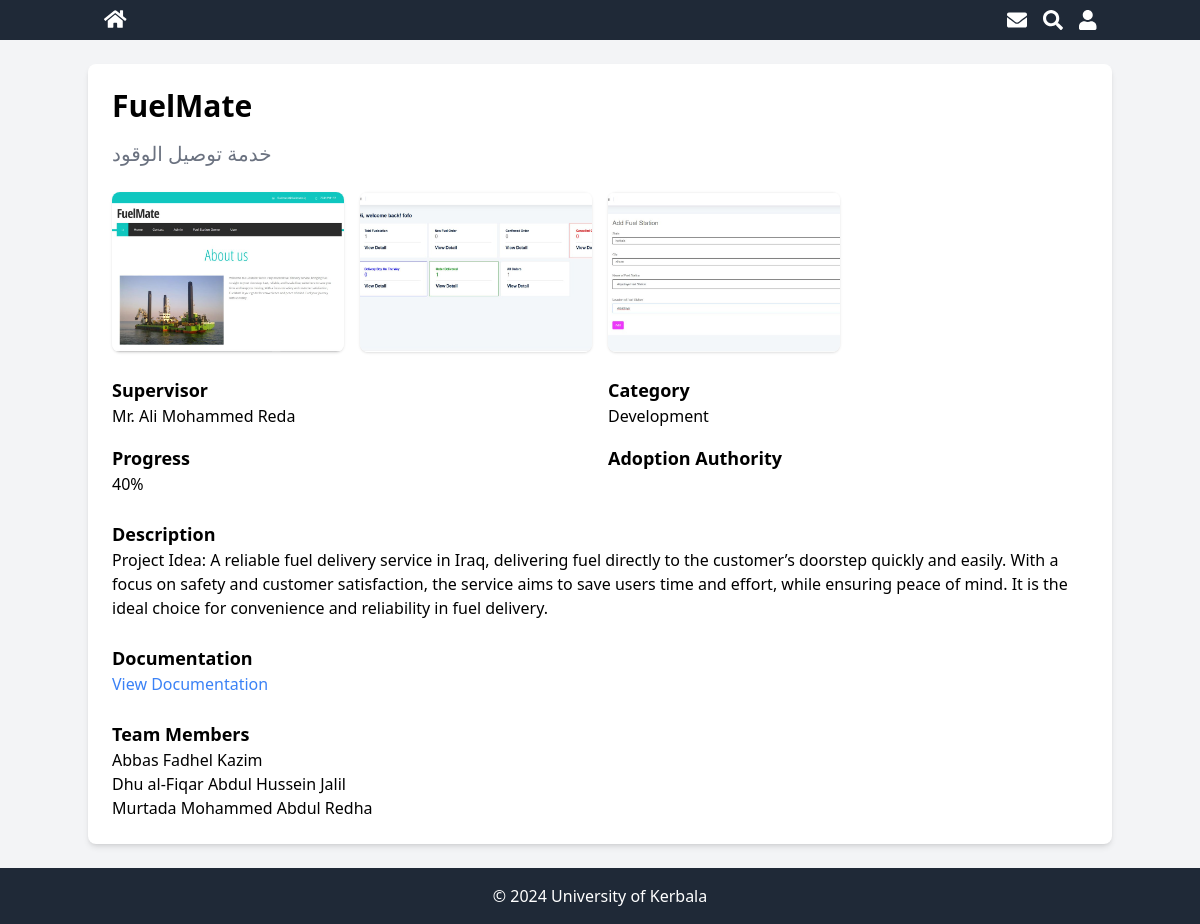
Page /project.php?project_id=29 on the committed database.
### tables this page shows
CREATE TABLE `projects` (
  `project_id` int(11) NOT NULL,
  `title_ar` varchar(50) NOT NULL,
  `title_en` varchar(50) NOT NULL,
  `supervisor` varchar(50) NOT NULL,
  `description` text NOT NULL,
  `progress` int(11) DEFAULT NULL,
  `adoption_authority` varchar(50) DEFAULT NULL,
  `documintation` text DEFAULT NULL,
  `approval` tinyint(1) DEFAULT NULL,
  `members_id` int(11) DEFAULT NULL,
  `images_id` int(11) DEFAULT NULL,
  `user_id` int(11) DEFAULT NULL,
  `cat_id` int(11) DEFAULT NULL
);

CREATE TABLE `images` (
  `images_id` int(11) NOT NULL,
  `image_1` text DEFAULT NULL,
  `image_2` text DEFAULT NULL,
  `image_3` text DEFAULT NULL,
  `image_4` text DEFAULT NULL
);

CREATE TABLE `category` (
  `category_id` int(11) NOT NULL,
  `name` varchar(50) DEFAULT NULL
);

CREATE TABLE `members` (
  `members_id` int(11) NOT NULL,
  `name_1` varchar(200) DEFAULT NULL,
  `name_2` varchar(200) DEFAULT NULL,
  `name_3` varchar(200) DEFAULT NULL,
  `name_4` varchar(200) DEFAULT NULL
);

### project.php (the view, shortened to what this page needs)
<?php
require 'connection.php';
if (isset($_GET['project_id'])) {
    $project_id = $_GET['project_id'];
    $sql = "SELECT project_id, title_en, title_ar, supervisor, description, progress, adoption_authority, documintation,
            members.name_1, members.name_2, members.name_3, members.name_4,
            images.image_1, images.image_2, images.image_3, images.image_4,
            users.first_name, users.last_name, category.name, approval
            FROM projects
            JOIN members ON projects.members_id = members.members_id
            JOIN images ON projects.images_id = images.images_id
            JOIN users ON projects.user_id = users.user_id
            JOIN category ON projects.cat_id = category.category_id
            WHERE projects.project_id = ?";
    $stmt = $conn->prepare($sql);
    $stmt->bind_param("i", $project_id);
    $stmt->execute();
    $result = $stmt->get_result();
    if ($result->num_rows > 0) {
        $project = $result->fetch_assoc();
    } else {
        echo "Project not found.";
        exit;
    }
} else {
    echo "Invalid project.";
    exit;
}
?>
<!DOCTYPE html>
<html lang="en">
<head>
    <link rel="stylesheet" href="https://cdn.jsdelivr.net/npm/tailwindcss@2.2.19/dist/tailwind.min.css">
    <script src="https://cdn.tailwindcss.com"></script>
    <link href="https://cdnjs.cloudflare.com/ajax/libs/font-awesome/5.15.3/css/all.min.css" rel="stylesheet" />
    <script src="https://cdn.tailwindcss.com"></script>
</head>
<body class="bg-gray-100">
    <header class="bg-gray-800 text-white">
        <div class="container mx-auto flex justify-between items-center py-2 px-4">
            <div class="flex items-center space-x-4">
                <a href="index.php">
                    <i class="fas fa-home text-xl"></i>
                </a>
            </div>
            <div class="flex items-center space-x-4">
                <i class="fas fa-envelope text-xl"></i>
                <i class="fas fa-search text-xl"></i>
                <div class="relative">
                    <?php if (isset($_SESSION['user_id'])): ?>
                        <button id="user-icon" class="flex items-center">
                            <i class="fas fa-user text-xl"></i>
                        </button>
                        <div id="user-dropdown" class="absolute right-0 mt-2 w-48 bg-gray-700 text-white rounded shadow-lg hidden z-10 transition-all duration-200 ease-in-out">
                            <a href="dashboard-check.php" class="block px-4 py-2 hover:bg-gray-600 focus:bg-gray-600 transition-colors duration-200 ease-in-out">Dashboard</a>
                            <a href="logout.php" class="block px-4 py-2 hover:bg-gray-600 focus:bg-gray-600 transition-colors duration-200 ease-in-out">Logout</a>
                        </div>
                    <?php else: ?>
                        <a href="login.php">
                            <button id="login-icon" class="flex items-center">
                                <i class="fas fa-user text-xl"></i>
                            </button>
                        </a>
                    <?php endif; ?>
                </div>
            </div>
        </div>
    </header>
    <div class="container mx-auto p-6 bg-white mt-6 shadow-md rounded-lg">
        <h2 class="text-3xl font-bold mb-4"><?php echo htmlspecialchars($project['title_en']); ?></h2>
        <h3 class="text-xl text-gray-500 mb-6"><?php echo htmlspecialchars($project['title_ar']); ?></h3>
        <div class="grid grid-cols-1 md:grid-cols-2 lg:grid-cols-4 gap-4 mb-6">
            <?php for ($i = 1; $i <= 4; $i++) :
                $image = $project["image_$i"];
                if (!empty($image)) : ?>
                    <a href="<?php echo htmlspecialchars($image); ?>" class="image-link">
                        <img src="<?php echo htmlspecialchars($image); ?>" alt="Project Image <?php echo $i; ?>" class="w-full h-40 object-cover rounded-lg shadow">
                    </a>
                <?php endif; ?>
            <?php endfor; ?>
        </div>
        <div class="grid grid-cols-1 lg:grid-cols-2 gap-4">
            <div>
                <h4 class="text-lg font-bold">Supervisor</h4>
                <p><?php echo htmlspecialchars($project['supervisor']); ?></p>
            </div>
            <div>
                <h4 class="text-lg font-bold">Category</h4>
                <p><?php echo htmlspecialchars($project['name']); ?></p>
            </div>
            <div>
                <h4 class="text-lg font-bold">Progress</h4>
                <p><?php echo htmlspecialchars($project['progress']); ?>%</p>
            </div>
            <div>
                <h4 class="text-lg font-bold">Adoption Authority</h4>
            </div>
        </div>
        <div class="mt-6">
            <h4 class="text-lg font-bold">Description</h4>
            <p><?php echo htmlspecialchars($project['description']); ?></p>
        </div>
        <div class="mt-6">
            <h4 class="text-lg font-bold">Documentation</h4>
            <a href="<?php echo htmlspecialchars($project['documintation']); ?>" class="text-blue-500 hover:underline" target="_blank">View Documentation</a>
        </div>
        <div class="mt-6">
            <h4 class="text-lg font-bold">Team Members</h4>
            <ul>
                <?php for ($i = 1; $i <= 4; $i++) :
                    $member = $project["name_$i"];
                    if (!empty($member)) : ?>
                        <li><?php echo htmlspecialchars($member); ?></li>
                    <?php endif; ?>
                <?php endfor; ?>
            </ul>
        </div>
    </div>
    <footer class="bg-gray-800 text-white mt-6">
        <div class="container mx-auto py-4 px-6 text-center">
            <p>© <?php echo date("Y"); ?> University of Kerbala</p>
        </div>
    </footer>
</body>
</html>

### rows in the picture
projects: title_en "FuelMate", title_ar "خدمة توصيل الوقود", images.image_1 (picture), images.image_2 (picture), images.image_3 (picture), supervisor "Mr. Ali Mohammed Reda", cat.name "Development", progress "40", description "Project Idea: A reliable fuel delivery service in Iraq, delivering fuel directly to the customer’s doorstep quickly and easily. With a focus on safety and customer satisfaction, the service aims to save users time and effort, while ensuring peace of mind. It is the ideal choice for convenience and reliability in fuel delivery.", members.name_1 "Abbas Fadhel Kazim", members.name_2 "Dhu al-Fiqar Abdul Hussein Jalil", members.name_3 "Murtada Mohammed Abdul Redha"
